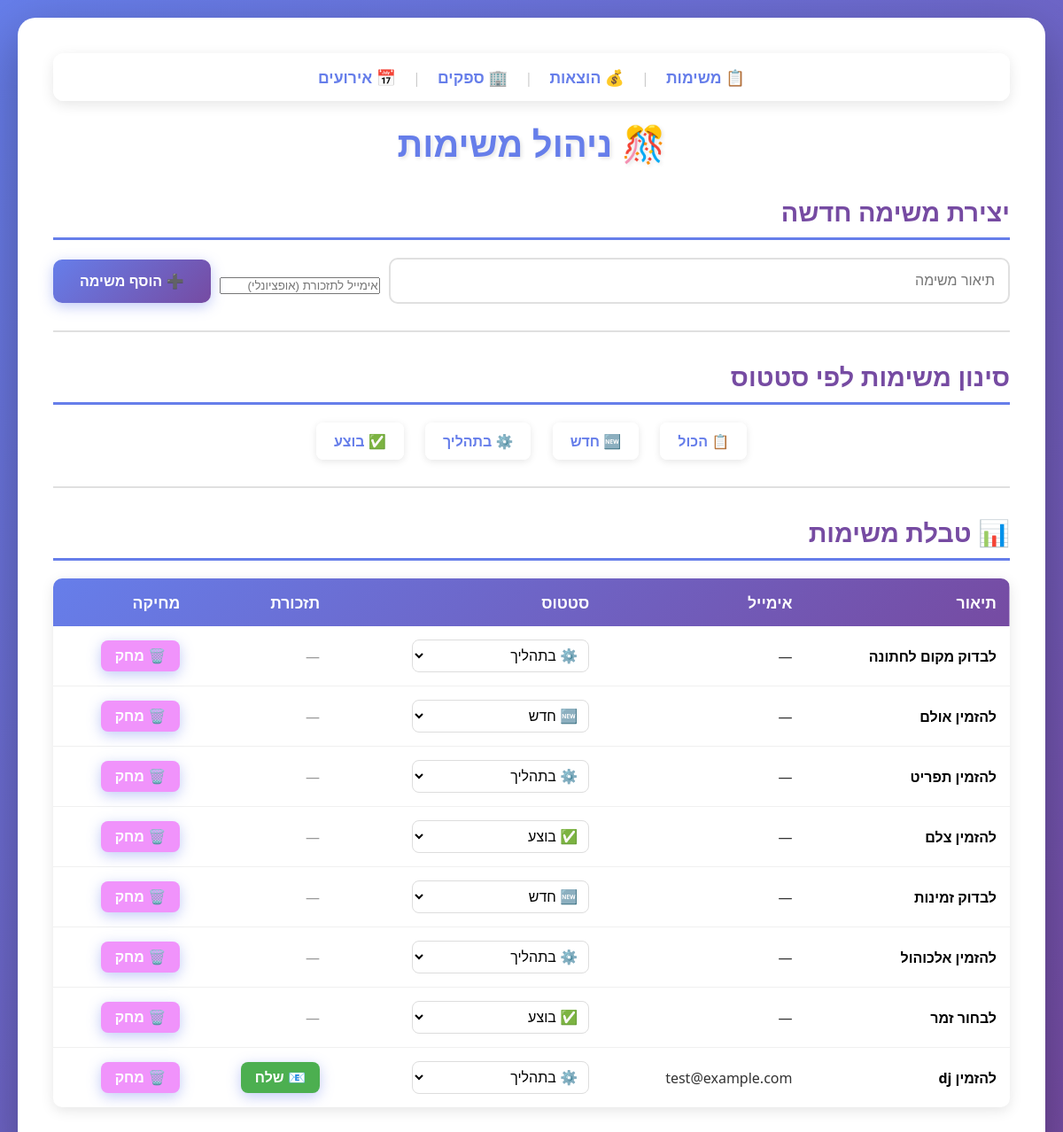
The page /tasks on the database its author committed.
### tables this page shows
CREATE TABLE tasks (
    id INTEGER PRIMARY KEY AUTOINCREMENT,
    title TEXT NOT NULL,
    status TEXT DEFAULT 'חדש'
, description TEXT, email TEXT);

### app.py (the view)
@app.route('/tasks')
def tasks():
    status_filter = request.args.get('status')
    conn = sqlite3.connect('database.db')
    conn.row_factory = sqlite3.Row
    c = conn.cursor()
    if status_filter:
        c.execute('SELECT * FROM tasks WHERE status = ?', (status_filter,))
    else:
        c.execute('SELECT * FROM tasks')
    tasks = c.fetchall()
    conn.close()
    return render_template('tasks.html', tasks=tasks)

### templates/tasks.html (shortened to what this page needs)
<!DOCTYPE html>
<html lang="he">
<head>
    <link rel="stylesheet" href="{{ url_for('static', filename='css/style.css') }}">
</head>
<body>
    <div class="container">
        <nav style="background: rgba(255,255,255,0.95); padding: 15px; border-radius: 12px; margin-bottom: 20px; text-align: center; box-shadow: 0 4px 15px rgba(0,0,0,0.1);">
            <a href="/tasks" style="margin: 0 15px; font-size: 1.1rem; text-decoration: none; color: #667eea; font-weight: bold; transition: all 0.3s;">📋 משימות</a>
            <span style="color: #ccc;">|</span>
            <a href="/budget" style="margin: 0 15px; font-size: 1.1rem; text-decoration: none; color: #667eea; transition: all 0.3s;">💰 הוצאות</a>
            <span style="color: #ccc;">|</span>
            <a href="/suppliers" style="margin: 0 15px; font-size: 1.1rem; text-decoration: none; color: #667eea; transition: all 0.3s;">🏢 ספקים</a>
            <span style="color: #ccc;">|</span>
            <a href="/events" style="margin: 0 15px; font-size: 1.1rem; text-decoration: none; color: #667eea; transition: all 0.3s;">📅 אירועים</a>
        </nav>
        <h1>🎊 ניהול משימות</h1>
        <h2>יצירת משימה חדשה</h2>
        <form action="/tasks/create" method="post">
            <input type="text" name="description" placeholder="תיאור משימה" required>
            <input type="email" name="email" placeholder="אימייל לתזכורת (אופציונלי)" style="margin-top: 10px;">
            <button type="submit">➕ הוסף משימה</button>
        </form>
        <hr>
        <h2>סינון משימות לפי סטטוס</h2>
        <div style="text-align: center; margin: 20px 0;">
            <a href="/tasks" style="display: inline-block; margin: 0 10px; padding: 10px 20px; background: rgba(255,255,255,0.95); border-radius: 8px; text-decoration: none; color: #667eea; font-weight: bold; box-shadow: 0 2px 8px rgba(0,0,0,0.1);">📋 הכול</a>
            <a href="/tasks?status=חדש" style="display: inline-block; margin: 0 10px; padding: 10px 20px; background: rgba(255,255,255,0.95); border-radius: 8px; text-decoration: none; color: #667eea; font-weight: bold; box-shadow: 0 2px 8px rgba(0,0,0,0.1);">🆕 חדש</a>
            <a href="/tasks?status=בתהליך" style="display: inline-block; margin: 0 10px; padding: 10px 20px; background: rgba(255,255,255,0.95); border-radius: 8px; text-decoration: none; color: #667eea; font-weight: bold; box-shadow: 0 2px 8px rgba(0,0,0,0.1);">⚙️ בתהליך</a>
            <a href="/tasks?status=בוצע" style="display: inline-block; margin: 0 10px; padding: 10px 20px; background: rgba(255,255,255,0.95); border-radius: 8px; text-decoration: none; color: #667eea; font-weight: bold; box-shadow: 0 2px 8px rgba(0,0,0,0.1);">✅ בוצע</a>
        </div>
        <hr>
        <h2>📊 טבלת משימות</h2>
        {% if tasks %}
        <table>
            <thead>
                <tr>
                    <th>תיאור</th>
                    <th>אימייל</th>
                    <th>סטטוס</th>
                    <th>תזכורת</th>
                    <th>מחיקה</th>
                </tr>
            </thead>
            <tbody>
                {% for task in tasks %}
                <tr>
                    <td><strong style="color: black !important;">{{ task.description }}</strong></td>
                    <td>{{ task.email if task.email else '—' }}</td>
                    <td>
                        <form action="/tasks/status/{{ task.id }}" method="post" style="display: inline;">
                            <select name="new_status" onchange="this.form.submit()" style="padding: 8px; border-radius: 8px; border: 1px solid #ddd; background: white;">
                                <option value="חדש" {% if task.status == 'חדש' %}selected{% endif %}>🆕 חדש</option>
                                <option value="בתהליך" {% if task.status == 'בתהליך' %}selected{% endif %}>⚙️ בתהליך</option>
                                <option value="בוצע" {% if task.status == 'בוצע' %}selected{% endif %}>✅ בוצע</option>
                            </select>
                        </form>
                    </td>
                    <td>
                        {% if task.email %}
                        <form action="/tasks/remind/{{ task.id }}" method="post" style="display: inline;">
                            <button type="submit" style="background: #4CAF50; border: none; padding: 8px 16px; border-radius: 8px; cursor: pointer; font-size: 1rem; color: white;">📧 שלח</button>
                        </form>
                        {% else %}
                        <span style="color: #999;">—</span>
                        {% endif %}
                    </td>
                    <td>
                        <form action="/tasks/delete/{{ task.id }}" method="post" style="display: inline;">
                            <button type="submit" style="background: #f093fb; border: none; padding: 8px 16px; border-radius: 8px; cursor: pointer; font-size: 1rem; color: white;">🗑️ מחק</button>
                        </form>
                    </td>
                </tr>
                {% endfor %}
            </tbody>
        </table>
        {% else %}
        <div class="empty-message">
            <p>📭 אין משימות עדיין. הוסף משימה ראשונה!</p>
        </div>
        {% endif %}
    </div>
</body>
</html>

### static/css/style.css (style rules this page uses)
* { margin: 0; padding: 0; box-sizing: border-box; }
body { font-family: 'Segoe UI', Tahoma, Geneva, Verdana, sans-serif; background: linear-gradient(135deg, #667eea 0%, #764ba2 100%); min-height: 100vh; padding: 20px; direction: rtl; }
.container { max-width: 1200px; margin: 0 auto; background: white; padding: 40px; border-radius: 20px; box-shadow: 0 20px 60px rgba(0, 0, 0, 0.3); animation: fadeIn 0.5s ease-in; }
h1 { color: #667eea; text-align: center; margin-bottom: 30px; font-size: 2.5rem; text-shadow: 2px 2px 4px rgba(0, 0, 0, 0.1); }
h2 { color: #764ba2; margin: 30px 0 20px 0; padding-bottom: 10px; border-bottom: 3px solid #667eea; font-size: 1.8rem; }
hr { border: none; border-top: 2px solid #e0e0e0; margin: 30px 0; }
form { margin: 20px 0; display: flex; gap: 10px; flex-wrap: wrap; align-items: center; }
input[type="text"], input[type="number"], select { flex: 1; min-width: 200px; padding: 15px; border: 2px solid #e0e0e0; border-radius: 10px; font-size: 1rem; transition: all 0.3s; }
button { padding: 15px 30px; background: linear-gradient(135deg, #667eea 0%, #764ba2 100%); color: white; border: none; border-radius: 10px; font-size: 1rem; font-weight: bold; cursor: pointer; transition: all 0.3s; box-shadow: 0 4px 15px rgba(102, 126, 234, 0.4); }
table { width: 100%; border-collapse: collapse; margin: 20px 0; background: white; border-radius: 10px; overflow: hidden; box-shadow: 0 4px 15px rgba(0, 0, 0, 0.1); }
thead { background: linear-gradient(135deg, #667eea 0%, #764ba2 100%); color: white; }
th { padding: 15px; text-align: right; font-weight: bold; font-size: 1.1rem; }
td { padding: 15px; border-bottom: 1px solid #f0f0f0; text-align: right; color: #333 !important; vertical-align: middle; }
td strong { color: #333 !important; font-size: 1rem; }
tr:last-child td { border-bottom: none; }
a { color: #667eea; text-decoration: none; font-weight: bold; transition: all 0.3s; }

### rows shown on the page
tasks: description "לבדוק מקום לחתונה", email "—", new_status "⚙️ בתהליך"
tasks: description "להזמין אולם", email "—", new_status "🆕 חדש"
tasks: description "להזמין תפריט", email "—", new_status "⚙️ בתהליך"
tasks: description "להזמין צלם", email "—", new_status "✅ בוצע"
tasks: description "לבדוק זמינות", email "—", new_status "🆕 חדש"
tasks: description "להזמין אלכוהול", email "—", new_status "⚙️ בתהליך"
tasks: description "לבחור זמר", email "—", new_status "✅ בוצע"
tasks: description "להזמין dj", email "test@example.com", new_status "⚙️ בתהליך"
